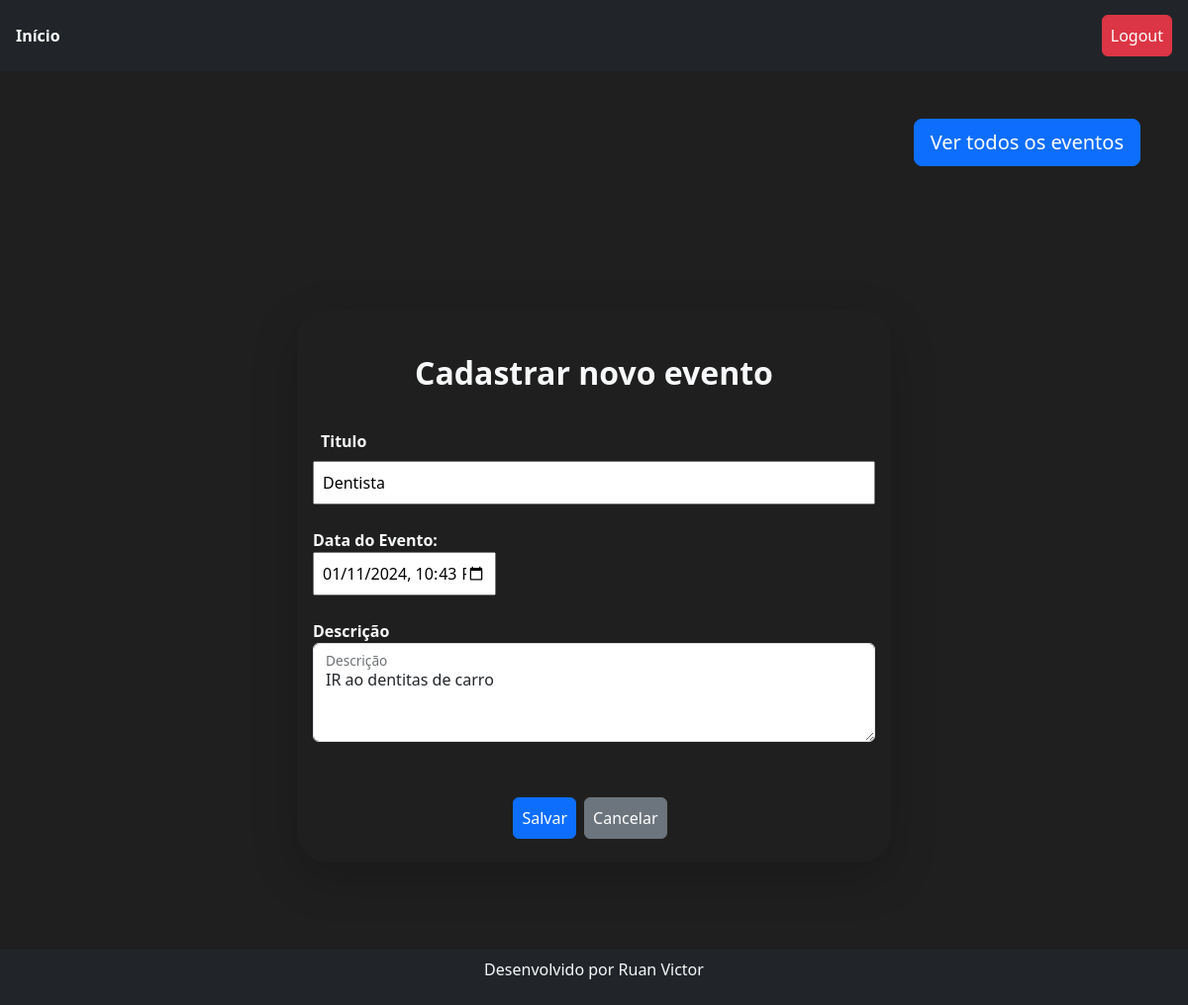
The page /agenda/evento/?id=22 (signed in) on the database its author committed.
### core/models.py (models this page shows, shortened)
class Evento(models.Model):
    titulo = models.CharField(max_length=50)
    descricao = models.TextField(blank=True, null=True)
    data_evento = models.DateTimeField(verbose_name='Data do evento')
    data_criacao = models.DateTimeField(auto_now=True)
    usuario = models.ForeignKey(User, on_delete=models.CASCADE)
    def get_data_input_evento(self):
        return self.data_evento.strftime('%Y-%m-%dT%H:%M')

### core/views.py (the view)
# urls.py: path('agenda/evento/', views.evento),
@login_required(login_url='/login/')
def evento(request):
    id_evento = request.GET.get('id')
    dados = {}
    if id_evento:
        dados['evento'] = Evento.objects.get(id=id_evento)
    return render(request, 'evento.html', dados)

### templates/evento.html (shortened to what this page needs)
{% extends 'model-page.html' %}
{% block content %}
    <div class="d-flex justify-content-end">
        <a href="/agenda/">
            <button type="button" class="btn btn-primary m-5 btn-lg">Ver todos os eventos</button>
        </a>
    </div>
<div class="d-flex align-items-center justify-content-center" style="height: 100vh;">
    <form  class='sp-4 ' action="submit" method="POST"> {% csrf_token %}
        <div class="d-flex flex-column shadow-lg p-3 mb-5 rounded-5"
            style="padding: 55px; width: 600px;">
            <h2 class="text-light text-center fw-semibold">Cadastrar novo evento</h2>
            <label class="p-2 text-light fw-semibold">Titulo</label>
            <input class="p-2" type="text" name="titulo" size="18" value="{{  evento.titulo  }}">
            <br>
            <label class="text-light fw-semibold">Data do Evento:</label>
            <input style="width: 185px;" class="p-2" type="datetime-local" name="data_evento" value="{{evento.get_data_input_evento}}">
            <br>
            <label class="text-light fw-semibold">Descrição</label>
            <div class="form-floating">
                <textarea class="form-control" style="height: 100px" name="descricao" rows="5" cols="19" placeholder="Comentário sobre a tareda" id="floatingTextarea3">{{ evento.descricao }}</textarea>
                <label for="floatingTextarea">Descrição</label>
            </div>
            <br>
            <br>
            <div class="d-flex align-items-center justify-content-center">
                <button type="submit" class="btn btn-primary p-2">Salvar</button>
                <a href="/"><button type="button" class=" m-2 btn btn-secondary p-2">Cancelar</button></a>
            </div>
        </div>
    </form>
</div>
{% endblock  %}

### static/css/style.css (style rules this page uses)
* { margin: 0; padding: 0; }
body { background-color: #1f1f1f!important; }
h2 { margin-top: 30px; margin-bottom: 30px; }

### rows shown on the page
Evento: titulo "Dentista", data_evento "01/11/2024 22:43", descricao "IR ao dentitas de carro"
